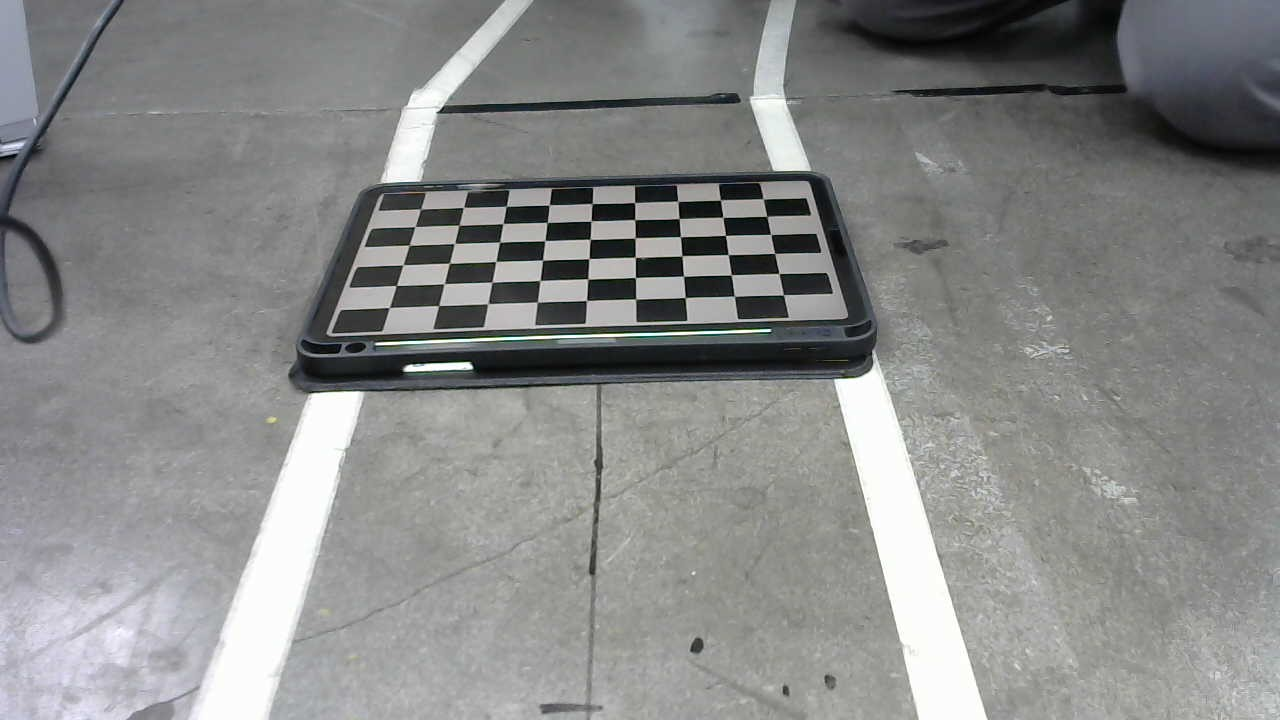
#> input picture road_chessboard/WIN_20230405_14_43_09_Pro.jpg, 1280 x 720 px, found by its file name
$ jupyter execute --allow-errors curved_line.ipynb   (shell and % lines are left out)
#> lines starting #> are read from the running program, lines starting #| are printed output that depends on the picture; after the words box and inside, x2 and y2 are one past the last pixel; in counts of white or black regions, pixels touching at a corner belong together
[cell 1]
import numpy as np
import pandas as pd
import cv2
import os
import glob
import matplotlib.pyplot as plt
import pickle

[cell 2]
def undistort_img():
    # Prepare object points 0,0,0 ... 8,5,0
    obj_pts = np.zeros((6*9,3), np.float32)
    obj_pts[:,:2] = np.mgrid[0:9, 0:6].T.reshape(-1,2)

    # Stores all object points & img points from all images
    objpoints = []
    imgpoints = []

    # Get directory for all calibration images
    images = glob.glob('chessboard/*.jpg')

    for indx, fname in enumerate(images):
        img = cv2.imread(fname)
        gray = cv2.cvtColor(img, cv2.COLOR_BGR2GRAY)

        ret, corners = cv2.findChessboardCorners(gray, (9,6), None)

        if ret == True:
            objpoints.append(obj_pts)
            imgpoints.append(corners)
    # Test undistortion on img
    img_size = (img.shape[1], img.shape[0])

    # Calibrate camera
    ret, mtx, dist, rvecs, tvecs = cv2.calibrateCamera(objpoints, imgpoints, img_size, None,None)

    dst = cv2.undistort(img, mtx, dist, None, mtx)
    # Save camera calibration for later use
    dist_pickle = {}
    dist_pickle['mtx'] = mtx
    dist_pickle['dist'] = dist
    pickle.dump( dist_pickle, open('chessboard/cal_pickle.p', 'wb') )

def undistort(img, cal_dir='chessboard/cal_pickle.p'):
    #cv2.imwrite('camera_cal/test_cal.jpg', dst)
    with open(cal_dir, mode='rb') as f:
        file = pickle.load(f)
    mtx = file['mtx']
    dist = file['dist']
    dst = cv2.undistort(img, mtx, dist, None, mtx)

    return dst

#> (a cell that did not finish here is left out)

[cell 4]
img = cv2.imread('adudu/WIN_20230405_14_43_09_Pro.jpg')
#> img is the input picture: shape (720, 1280, 3); mean B, G, R 136.3, 137, 136.1
distort = undistort(img)
#> (reads cal_pickle.p from the repository)
#> in undistort, `dst = cv2.undistort(img, mtx, dist, None, mtx)`:
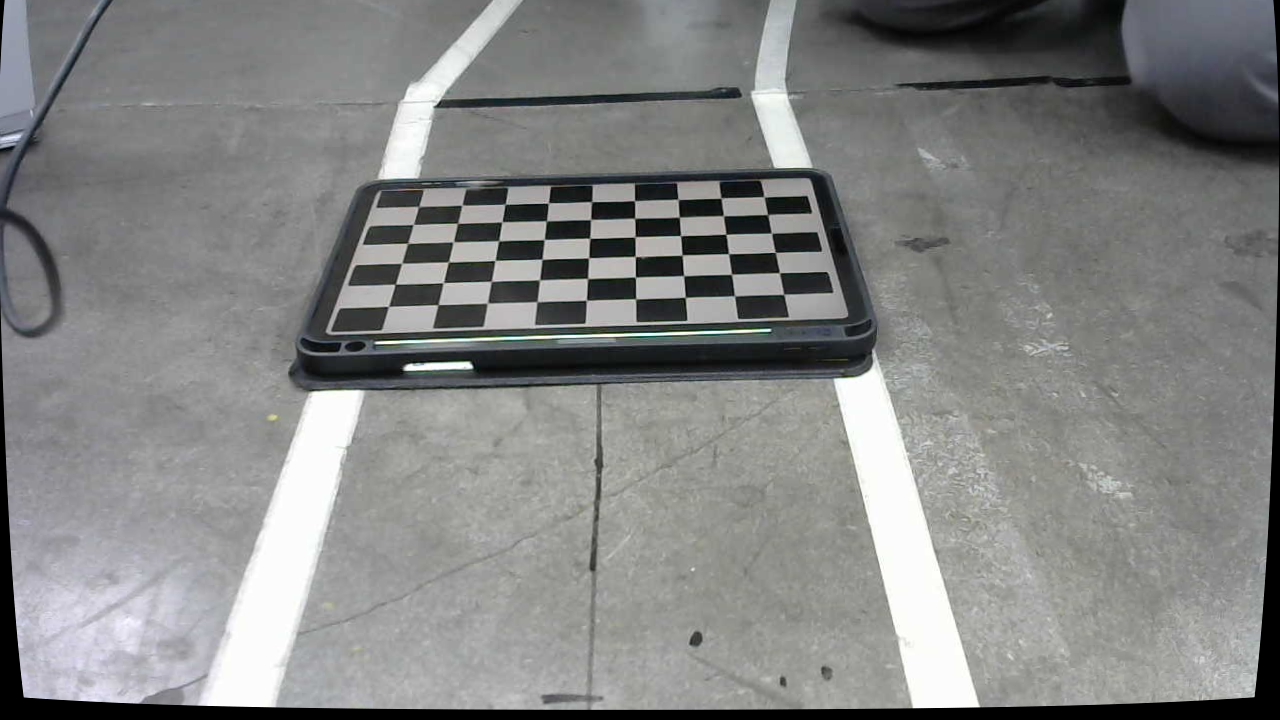
#> dst: shape (720, 1280, 3); mean B, G, R 131.9, 132.7, 131.7

# Visualize undistortion
f, (ax1, ax2) = plt.subplots(1, 2, figsize=(20,10))
ax1.imshow(img)
ax1.set_title('Original Image', fontsize=30)
ax2.imshow(distort)
ax2.set_title('Undistorted Image', fontsize=30)
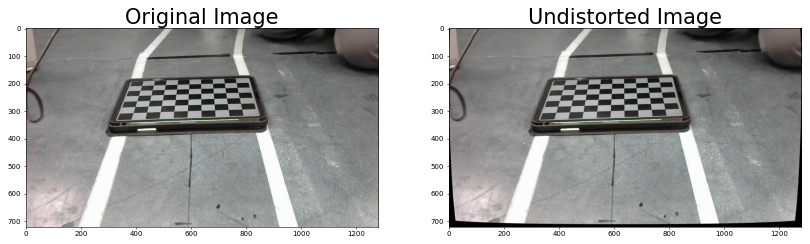
#> figure drawn by matplotlib, 2 panels; B, G, R data is drawn as R, G, B

[cell 5]
dst = undistort(img)

# Visualize undistortion
f, (ax1, ax2) = plt.subplots(1, 2, figsize=(20,10))
ax1.imshow(img)
ax1.set_title('Original Image', fontsize=30)
ax2.imshow(dst)
ax2.set_title('Undistorted Image', fontsize=30)

[cell 6]
def perspective_warp(img, src, dst):
    img_size = (1280,720)
    # Given src and dst points, calculate the perspective transform matrix
    M = cv2.getPerspectiveTransform(src, dst)
    # Warp the image using OpenCV warpPerspective()
    warped = cv2.warpPerspective(img, M, img_size)
    return warped

# [7 lines left out: function inv_perspective_warp, not called in this run]

[cell 7]
# [14 lines left out: functions point_warp, point_unwarp, not called in this run]

[cell 8]
# [5 lines of commented-out code are left out]

height = img.shape[0]
#> height = 720
width = img.shape[1]
#> width = 1280

src_ref=np.float32([(250,0),(1150,0),(0,720),(1280,720)])
dst_ref=np.float32([(0,0), (1280, 0), (0,720), (1280,720)])

M = cv2.getPerspectiveTransform(src_ref, dst_ref)
warp = perspective_warp(distort, src_ref, dst_ref)
#> in perspective_warp, `warped = cv2.warpPerspective(img, M, img_size)`:
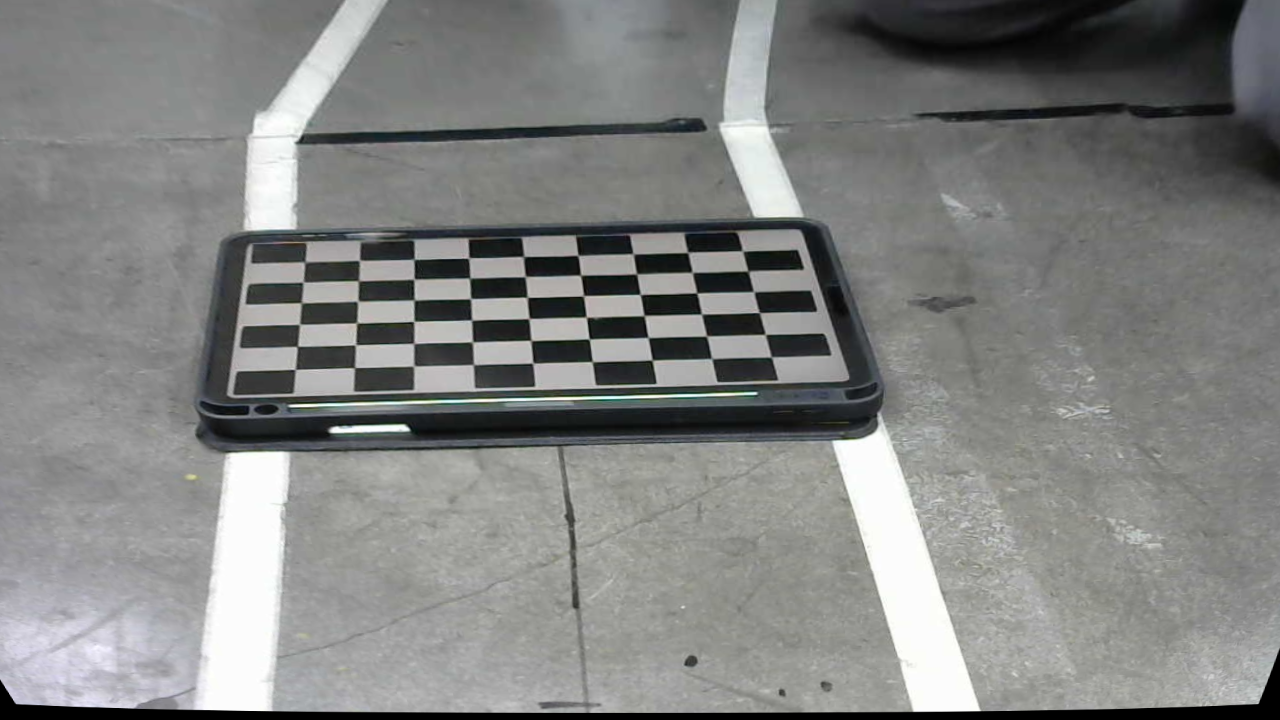
#> warped: shape (720, 1280, 3); mean B, G, R 129.4, 130.8, 129.7

center_point = (int(width/2), int(height/2))
#> center_point = (640, 360)

cv2.circle(distort, center_point, 5, (0, 0, 255), 30)
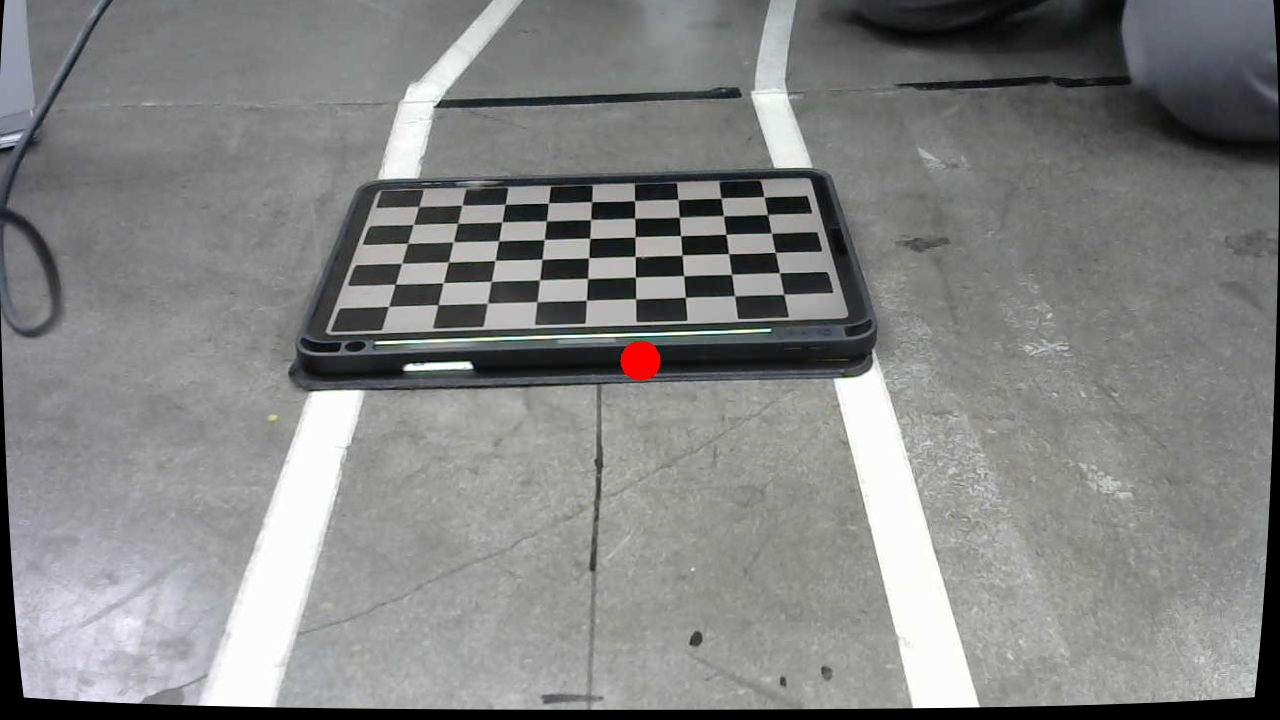
#> distort: shape (720, 1280, 3); 0.14% of pixels changed, all inside (x1, y1, x2, y2) = (620, 340, 661, 381)

# Visualize undistortion
f, (ax1, ax2) = plt.subplots(1, 2, figsize=(20,10))
ax1.imshow(distort)
ax1.set_title('Original Image', fontsize=30)
ax2.imshow(warp, cmap='gray')
ax2.set_title('Warped Image', fontsize=30)
#> figure, not shown here; B, G, R data is drawn as R, G, B
